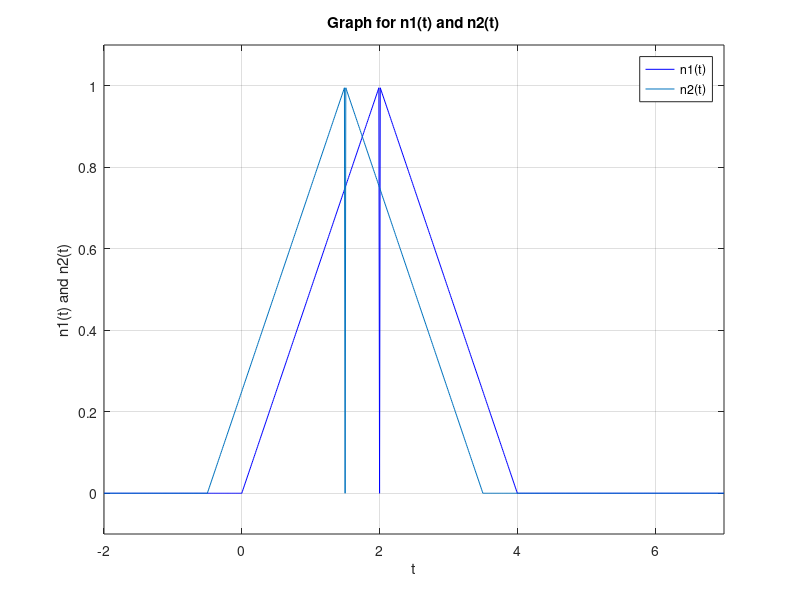

The MATLAB source for this figure:
t = (-2:0.01:7); %ranges from (-2,3) and the step size is 0.01 for the the time interval
p = @(t) 1.0.*((t>=0)&(t<1)); %Equation of the funtion
r = @(t) t .* p(t);
n = @(t)r(t) + r(-t+2);
n1 = @(t)n(1/2*t);
n2 = @(t)n1(t+1/2);

plot(t,n1(t),'b'); %plots the function
hold on; % need this for multiple graphs
plot(t,n2(t)); %plots the function
xlabel('t'); %labels the x-axis
ylabel('n1(t) and n2(t)'); %label for the y-axis
title ('Graph for n1(t) and n2(t)')
grid; %shows as a grid
axis([-2 7 -.1 1.1]); %The x-axis intervals
legend ('n1(t)', 'n2(t)'); %indicates the blue and orange graph